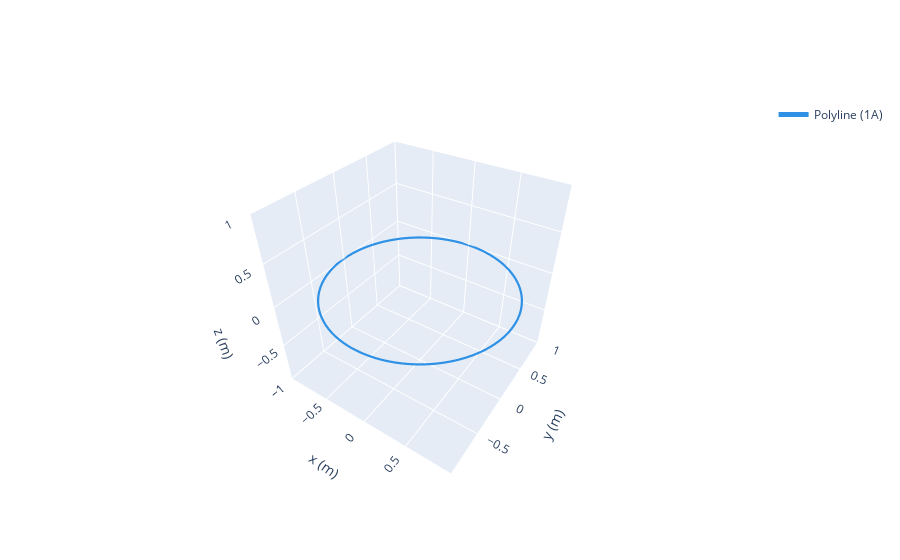

Notebook code cell kept with this figure:
### Code cell
loop = magpy.current.Polyline(vertices=pts, current=1)
loop.show()

### Figure 1 — Plotly figure (JSON) as saved in the notebook; plotly's stock layout.template omitted (floating-point values rounded to 4 significant figures; data arrays with more than 128 entries replaced by an {"elided": "..."} marker saying what was removed)
{"data": [{"legendgroup": "Polyline(id=13710948368)", "line": {"color": "#2e91e5", "dash": "solid", "width": 2.2}, "mode": "lines", "name": "Polyline (1A)", "opacity": 1, "showlegend": true, "type": "scatter3d", "x": {"elided": "2700 float values"}, "y": {"elided": "2700 float values"}, "z": {"elided": "2700 int values"}}, {"legendgroup": "Polyline(id=13710948368)", "line": {"color": "#2e91e5", "dash": "solid", "width": 4.4}, "mode": "lines", "name": "Polyline (1A)", "opacity": 1, "showlegend": false, "type": "scatter3d", "x": {"elided": "301 float values"}, "y": {"elided": "301 float values"}, "z": {"elided": "301 int values"}}], "layout": {"legend": {"itemsizing": "constant"}, "scene": {"aspectmode": "manual", "aspectratio": {"x": 1, "y": 1, "z": 1}, "camera": {"eye": {"x": 1, "y": -1.5, "z": 1.4}}, "xaxis": {"autorange": false, "range": [-1.001, 1.001], "title": {"text": "x (m)"}}, "yaxis": {"autorange": false, "range": [-1.001, 1.001], "title": {"text": "y (m)"}}, "zaxis": {"autorange": false, "range": [-1.001, 1.001], "title": {"text": "z (m)"}}}}}
